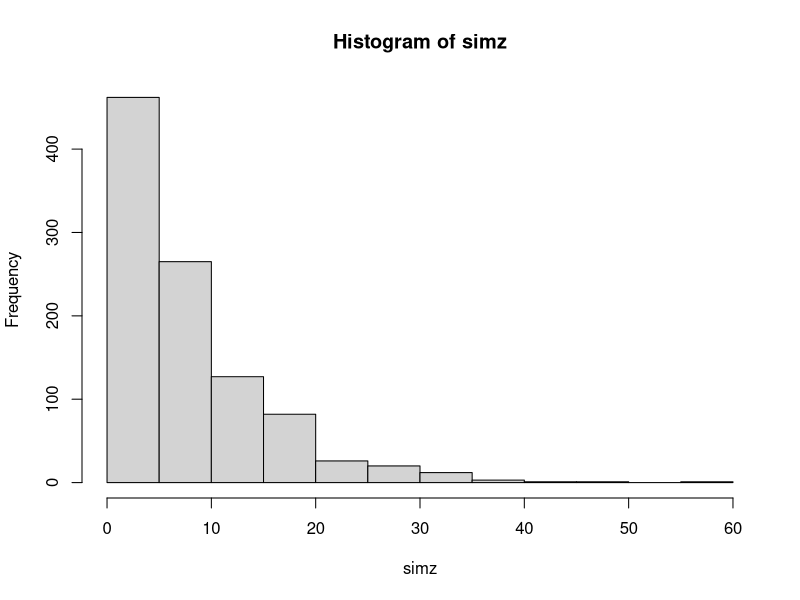
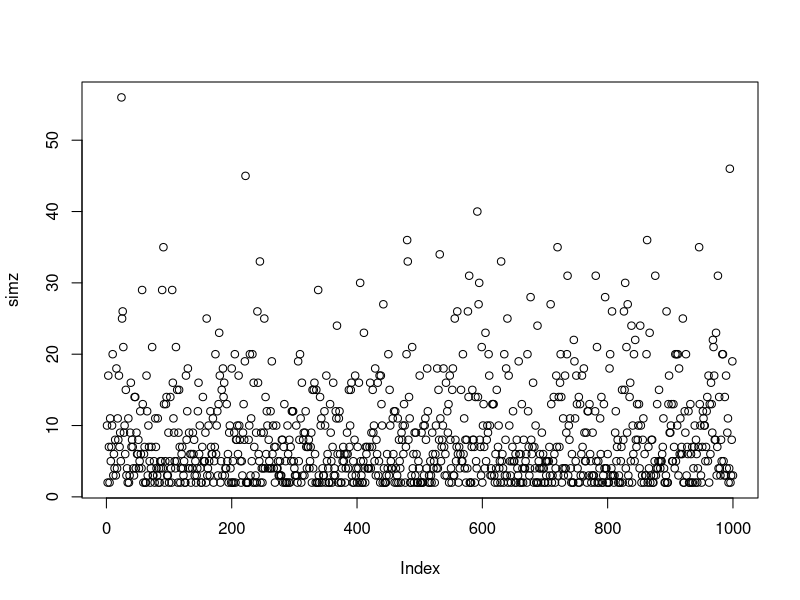
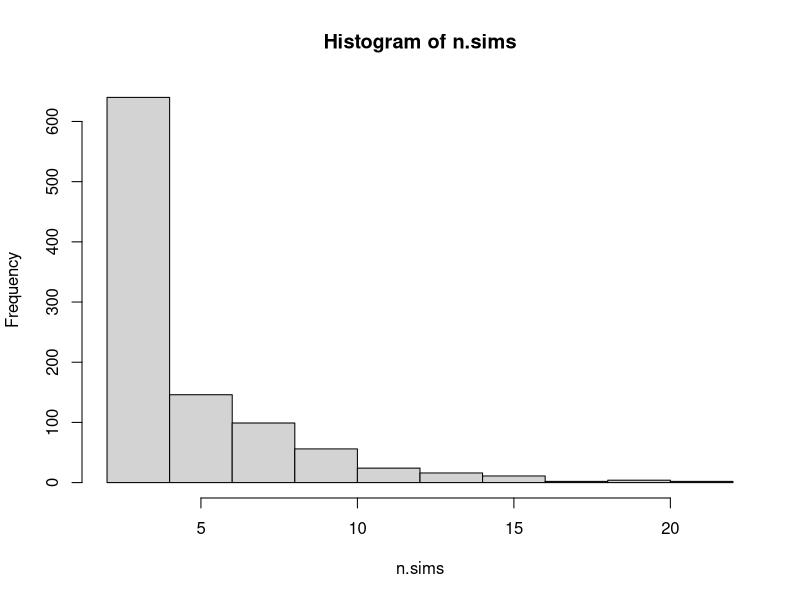
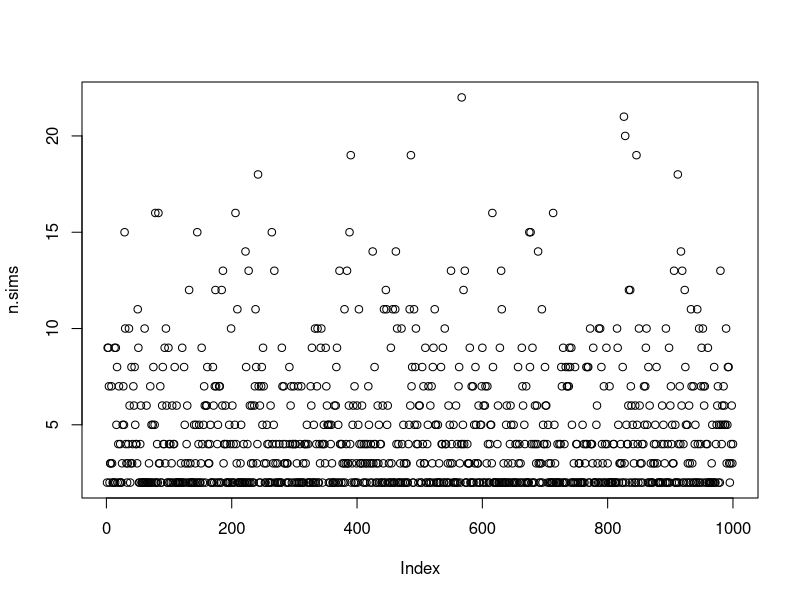

The R source for these figures, in order:
# Chapter 7 exercises

# 1. Discrete prob simlation: 

shots <- function(){
  xx <- rbinom(2, 1, .6) # should this not be xx<- rbinom(2, 1, .4)?
  count = 2
  while(!all(xx[c(count, count-1)]==0)) {
    xx <- c(xx, rbinom(1, 1, .6))
    count = count + 1
  }
  length(xx)
}

simz <- replicate(1000, shots())
mean(simz); sd(simz)
hist(simz)
plot(simz)

# In an attempt to answer my own question, I see what happens...
# In first response, using 0.6 for the probabilty, the simulation the likelihood of
# how many shots the shooter can make before missing 2 in a row
# In this answer, taketwo, the shooter is not as good. 
taketwo<- function() {
  miss<- rbinom(2, 1, .4)
  tally = 2
  while(!all(miss[c(tally, tally-1)]==0)) {
    miss<- c(miss, rbinom(1, 1, .4))
    tally = tally + 1
  }
  length(miss)
}

n.sims<-replicate(1000, taketwo())
mean(n.sims); sd(n.sims)
hist(n.sims)
plot(n.sims)
